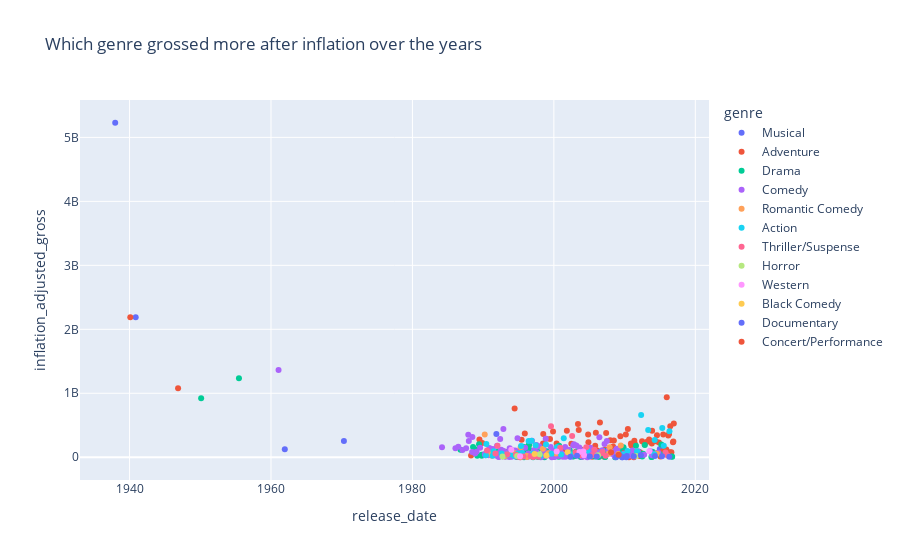

The notebook cell this image was saved under:
### Code cell
fig = px.scatter(df , x = 'release_date' , y = 'inflation_adjusted_gross' ,
                 title = 'Which genre grossed more after inflation over the years',  color = 'genre')
fig.show()
